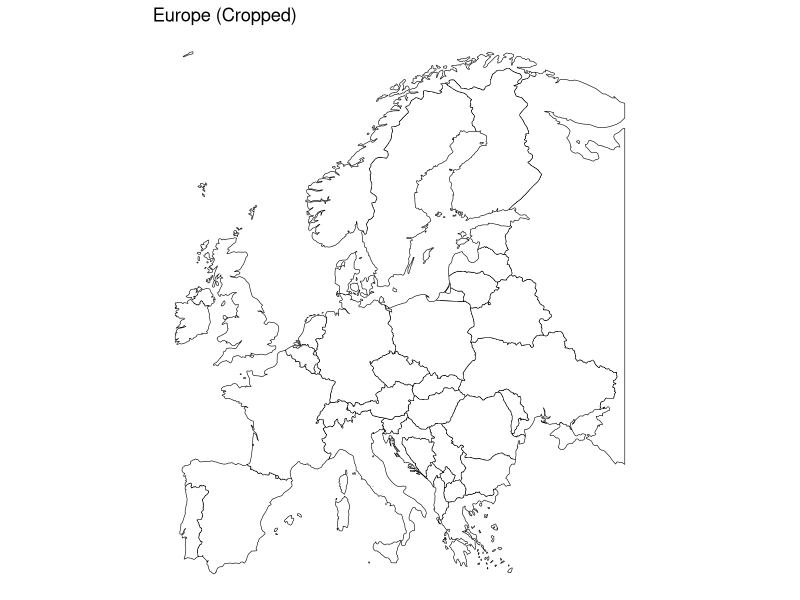

Here is the R script that generated this plot:
#Import libraries
library(ggplot2)
library(dplyr)
library(sf)
library(rnaturalearth)
library(rnaturalearthdata)

#Get world map as an sf object
world <- ne_countries(scale = "medium", returnclass = "sf")

#Filter only for Europe
Europe <- world %>% filter(continent == "Europe")

#Crop to reasonable longitude/latitude bounds
europe_cropped <- st_crop(Europe, xmin = -10, xmax = 41, ymin = 34, ymax = 72)

#Plot Europe
ggplot(europe_cropped) +
  geom_sf(fill = "white", color = "black") +
  theme_void() +
  ggtitle("Europe (Cropped)")
